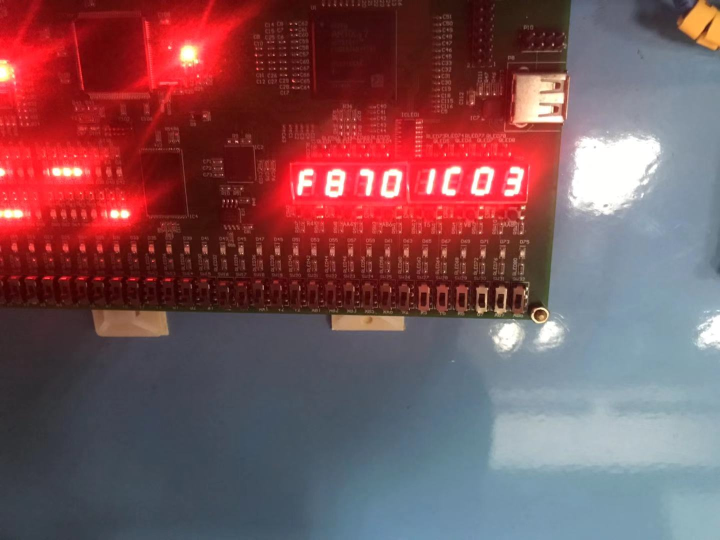
#> input picture imgs/source_4.jpg, 1440 x 1080 px (shown at 1/2 size)
$ python cut.py
#> lines starting #> are read from the running program, lines starting #| are printed output that depends on the picture; after the words box and inside, x2 and y2 are one past the last pixel; in counts of white or black regions, pixels touching at a corner belong together

from imutils.perspective import four_point_transform
from imutils import contours
import imutils
import cv2

def cutNumber():

    # 读取输入图片
    image = cv2.imread("./imgs/source_4.jpg")
#> image is the input picture: shape (1080, 1440, 3); mean B, G, R 89, 83.8, 124.4

    # 将输入图片裁剪到固定大小
    image = imutils.resize(image, height=500)
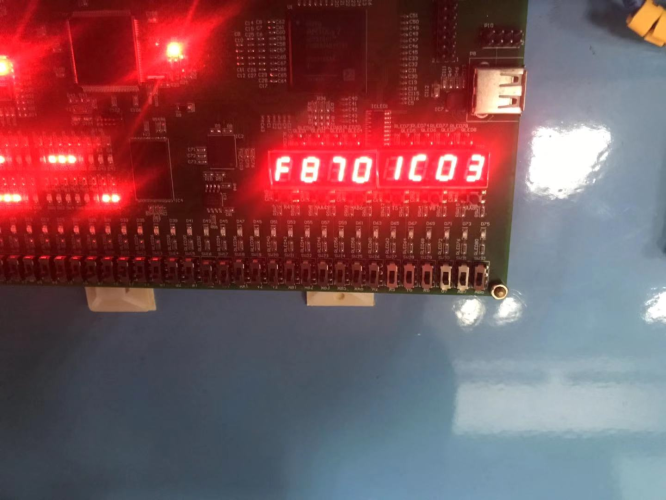
#> image: shape (500, 666, 3); mean B, G, R 89, 83.8, 124.4
    # 将输入转换为灰度图片
    gray = cv2.cvtColor(image, cv2.COLOR_BGR2GRAY)
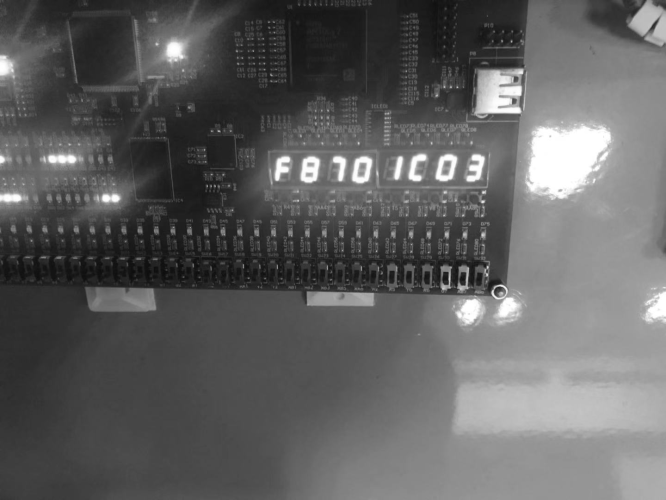
#> gray: shape (500, 666); min 13, max 255, mean 96.5
    # 进行高斯模糊操作
    blurred = cv2.GaussianBlur(gray, (5, 5), 0)
    # 执行边缘检测
    edged = cv2.Canny(blurred, 50, 200, 255)
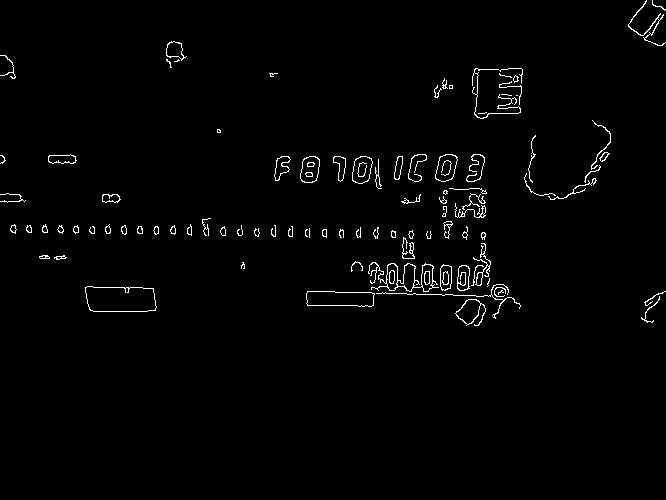
#> edged: shape (500, 666); 1.6% white in thin lines or dots, all inside (x1, y1, x2, y2) = (0, 0, 666, 326)
    # cv2.imwrite('edge.png', edged)
    cv2.imshow('edge.png', edged)

    # 在边缘检测map中发现轮廓
    cnts = cv2.findContours(edged.copy(), cv2.RETR_EXTERNAL, cv2.CHAIN_APPROX_SIMPLE)
#> cnts = 93 contours, 47 with area under 20; largest, box (x1, y1, x2, y2) and area: (85, 286, 157, 312) 1603, (306, 291, 375, 307) 904, (368, 262, 439, 292) 851, (435, 154, 458, 182) 444, (352, 156, 373, 184) 424
    cnts = imutils.grab_contours(cnts)
    # 根据大小对这些轮廓进行排序
    cnts = sorted(cnts, key=cv2.contourArea, reverse=True)
    displayCnt = None

    # 循环遍历所有的轮廓
    for c in cnts:
	    # 对轮廓进行近似
	    peri = cv2.arcLength(c, True)
	    approx = cv2.approxPolyDP(c, 0.02 * peri, True)

	    # 如果当前的轮廓有4个顶点，我们返回这个结果，即LCD所在的位置
	    if len(approx) == 4:
		    displayCnt = approx
		    break
#> this loop made 1 pass
#> (peri, displayCnt) on pass 1: (185.5, [[85, 287], [93, 311], [156, 307], [153, 288]])

    # 应用视角变换到LCD屏幕上
    warped = four_point_transform(gray, displayCnt.reshape(4, 2))
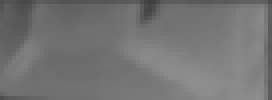
#> warped: shape (25, 68) (shown 4 times larger); min 64, max 142, mean 116.1
    cv2.imshow('warped.png', warped)
    output = four_point_transform(image, displayCnt.reshape(4, 2))
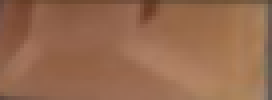
#> output: shape (25, 68, 3) (shown 4 times larger); mean B, G, R 78.9, 105.9, 150

    cv2.waitKey(0)

cutNumber()

$ run again, with imgs/source_1.jpg copied over imgs/source_4.jpg
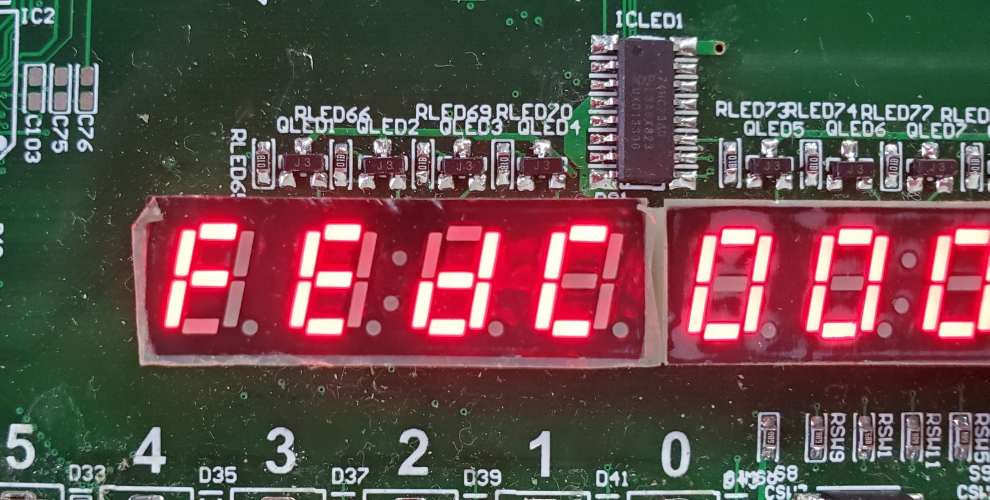
#> input picture imgs/source_1.jpg, 1979 x 1000 px (shown at 1/2 size)
#> in cutNumber, image is the input picture: shape (1000, 1979, 3); mean B, G, R 75, 77.6, 101.4
#> image: shape (500, 989, 3)
#> in cutNumber, `gray = cv2.cvtColor(image, cv2.COLOR_BGR2GRAY)`:
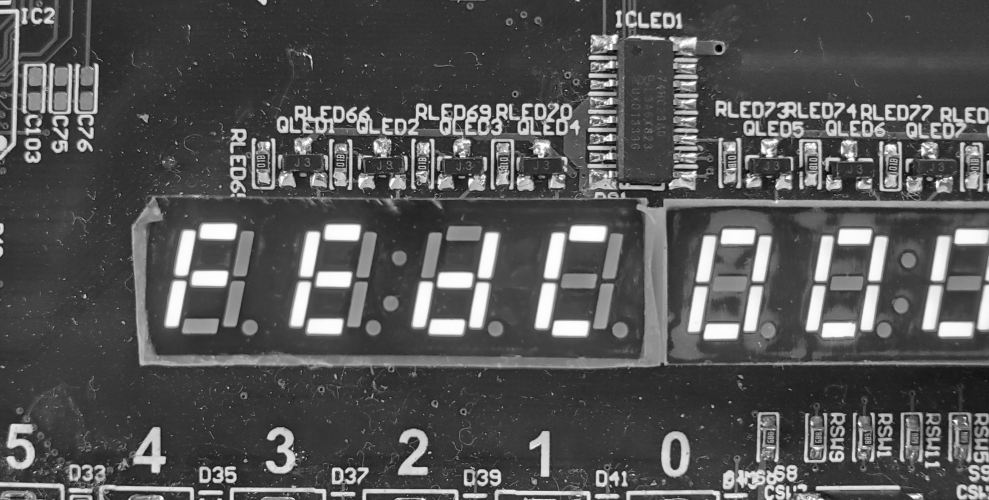
#> gray: shape (500, 989); min 4, max 255, mean 84.4
#> in cutNumber, `edged = cv2.Canny(blurred, 50, 200, 255)`:
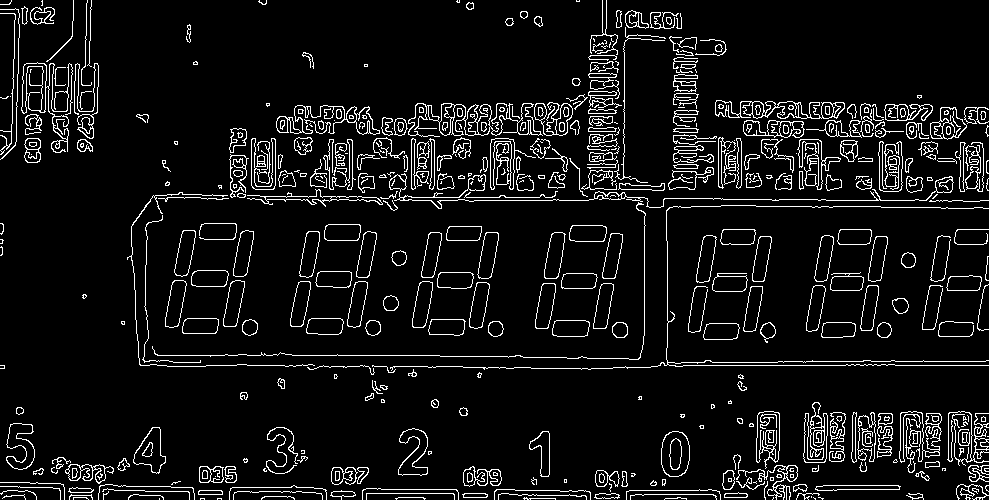
#> edged: shape (500, 989); 7.6% white in thin lines or dots
#> cnts = 437 contours, 243 with area under 20; largest, box (x1, y1, x2, y2) and area: (408, 103, 543, 137) 1698, (715, 100, 845, 119) 1237, (661, 431, 690, 477) 1074, (756, 411, 780, 469) 992, (389, 173, 954, 209) 874
#> the loop in cutNumber, `for c in cnts:` made 15 passes
#> (peri, displayCnt) on pass 15: (119.5, [[554, 283], [543, 283], [536, 328], [548, 327]])

$ run again, with imgs/source_3.jpg copied over imgs/source_4.jpg
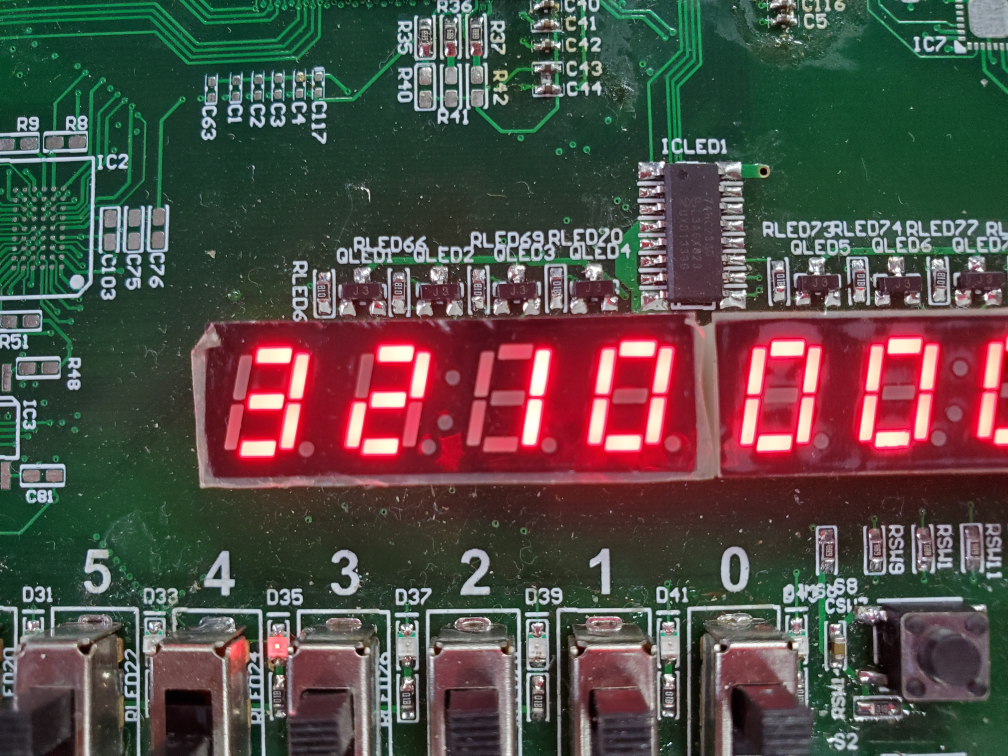
#> input picture imgs/source_3.jpg, 4032 x 3024 px (shown at 1/4 size)
#> in cutNumber, image is the input picture: shape (3024, 4032, 3); mean B, G, R 70.9, 77.1, 84.1
#> image: shape (500, 666, 3)
#> in cutNumber, `blurred = cv2.GaussianBlur(gray, (5, 5), 0)`:
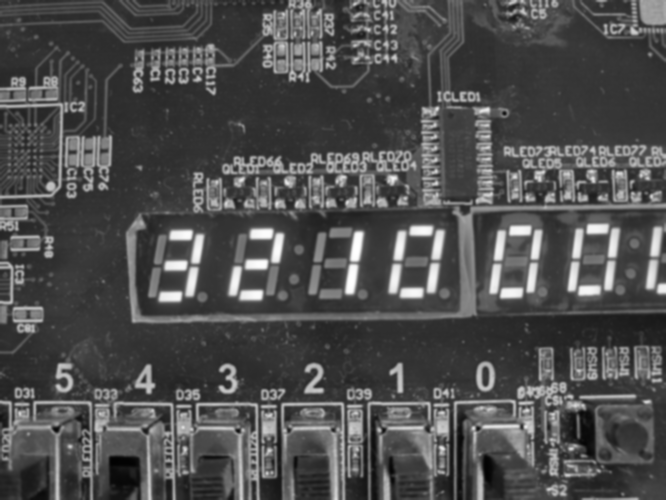
#> blurred: shape (500, 666); min 2, max 255, mean 78.5
#> in cutNumber, `edged = cv2.Canny(blurred, 50, 200, 255)`:
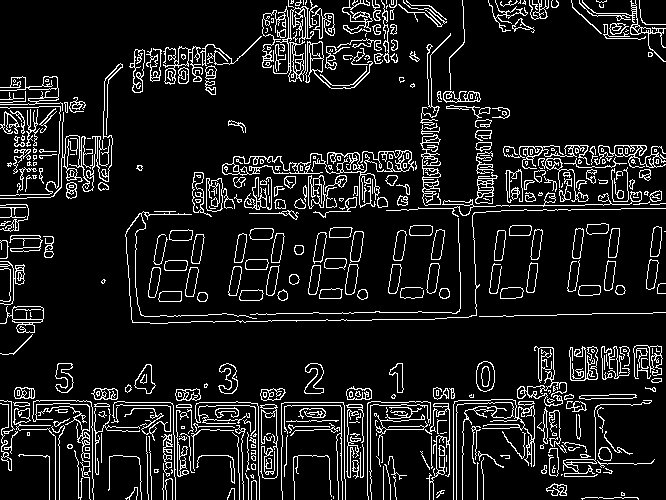
#> edged: shape (500, 666); 10.6% white in thin lines or dots
#> cnts = 441 contours, 247 with area under 20; largest, box (x1, y1, x2, y2) and area: (222, 150, 414, 208) 1305, (262, 6, 314, 82) 871, (0, 306, 44, 333) 639, (594, 145, 666, 168) 510, (305, 41, 373, 89) 497
#> the loop in cutNumber, `for c in cnts:` made 21 passes
#> (peri, displayCnt) on pass 21: (81.8, [[362, 231], [354, 232], [350, 262], [359, 260]])
